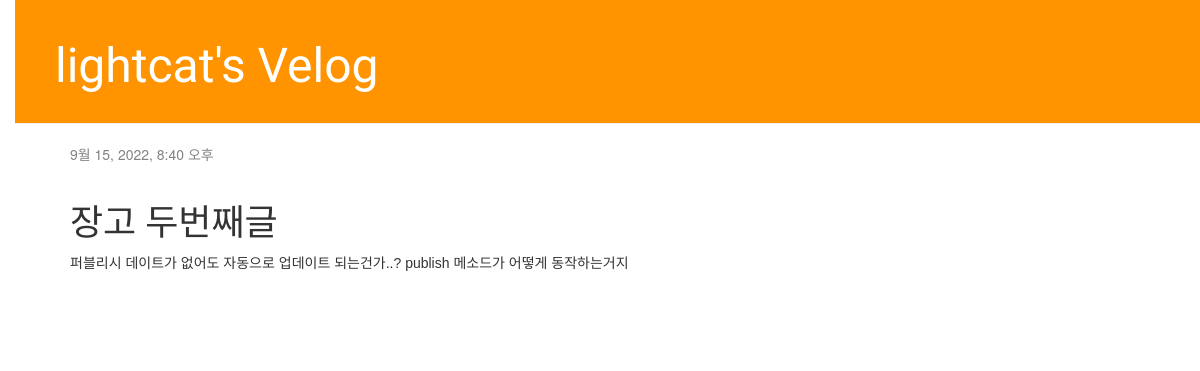
The app's page /post/2/ with its own data.
### blog/models.py (models this page shows, shortened)
class Post(models.Model):
    author = models.ForeignKey(settings.AUTH_USER_MODEL, on_delete=models.CASCADE)
    title = models.CharField(max_length=200)
    text = models.TextField()
    created_date = models.DateTimeField(default=timezone.now)
    published_date = models.DateTimeField(blank=True, null=True)

### blog/views.py (the view)
# urls.py: path('post/<int:pk>/', views.post_detail, name='post_detail'),
def post_detail(request, pk):
    post = get_object_or_404(Post, pk=pk)
    return render(request, 'blog/post_detail.html', {'post': post})

### blog/templates/blog/post_detail.html (shortened to what this page needs)
{% extends 'blog/base.html' %}
{% block content %}
<div class="post">
    {% if post.published_date %}
        <div class="date">
            {{ post.published_date }}
        </div>
    {% endif %}
    <br/>
    <h1>{{ post.title }}</h1>
    <p>{{ post.text|linebreaksbr }}</p>
</div>
{% endblock %}

### blog/static/css/blog.css (style rules this page uses)
h1, h2, h3, h4 { font-family: 'Lobster', 'Noto Sans KR', sans-serif; }
p { font-family: 'Noto Sans KR', sans-serif; }
.date { color: #828282; }
.post { margin-bottom: 70px; }
body { padding-left: 15px; }

### records on screen
Post: published_date "9월 15, 2022, 8:40 오후", title "장고 두번째글", text "퍼블리시 데이트가 없어도 자동으로 업데이트 되는건가..? publish 메소드가 어떻게 동작하는거지"
